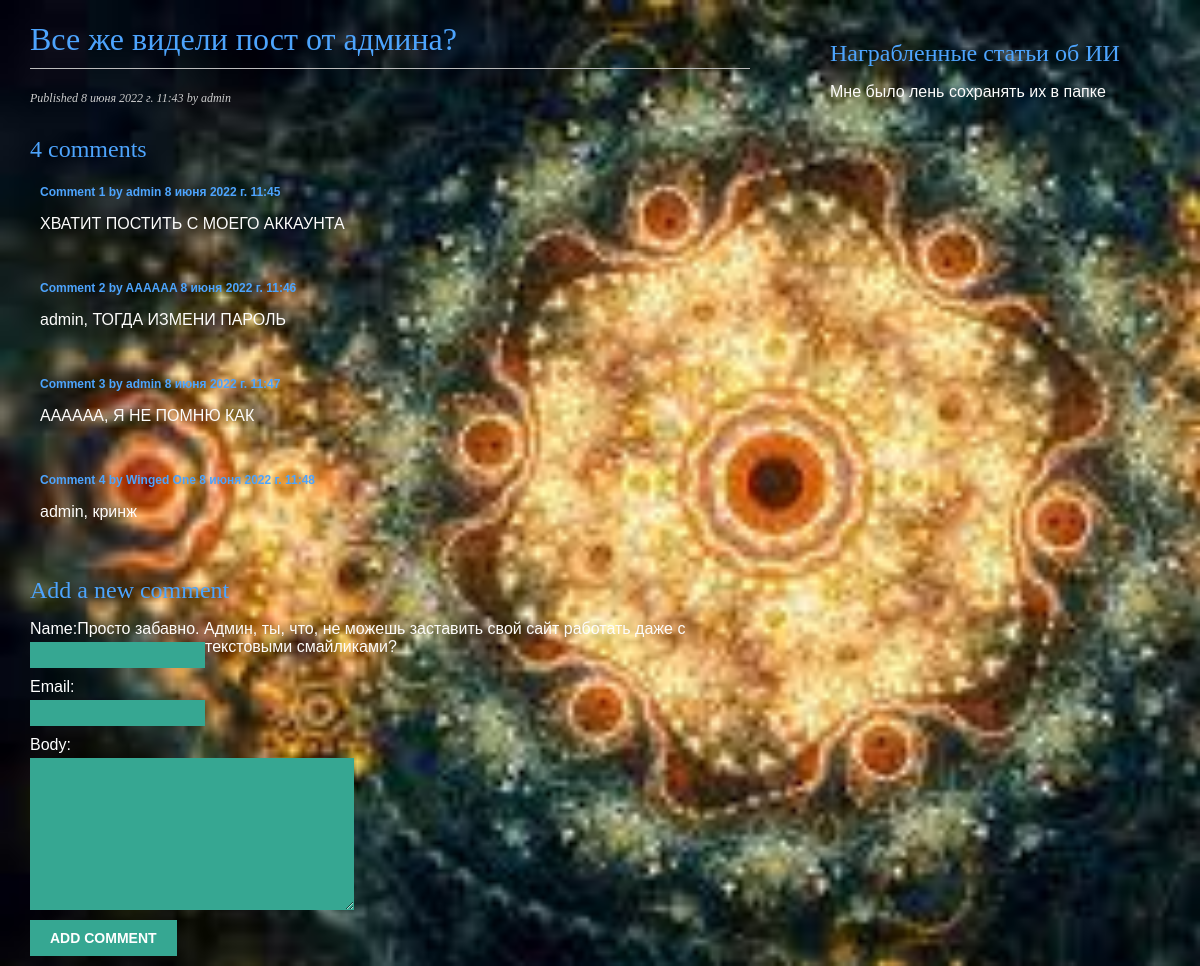
Page /blog/6/ on the earlier database version.
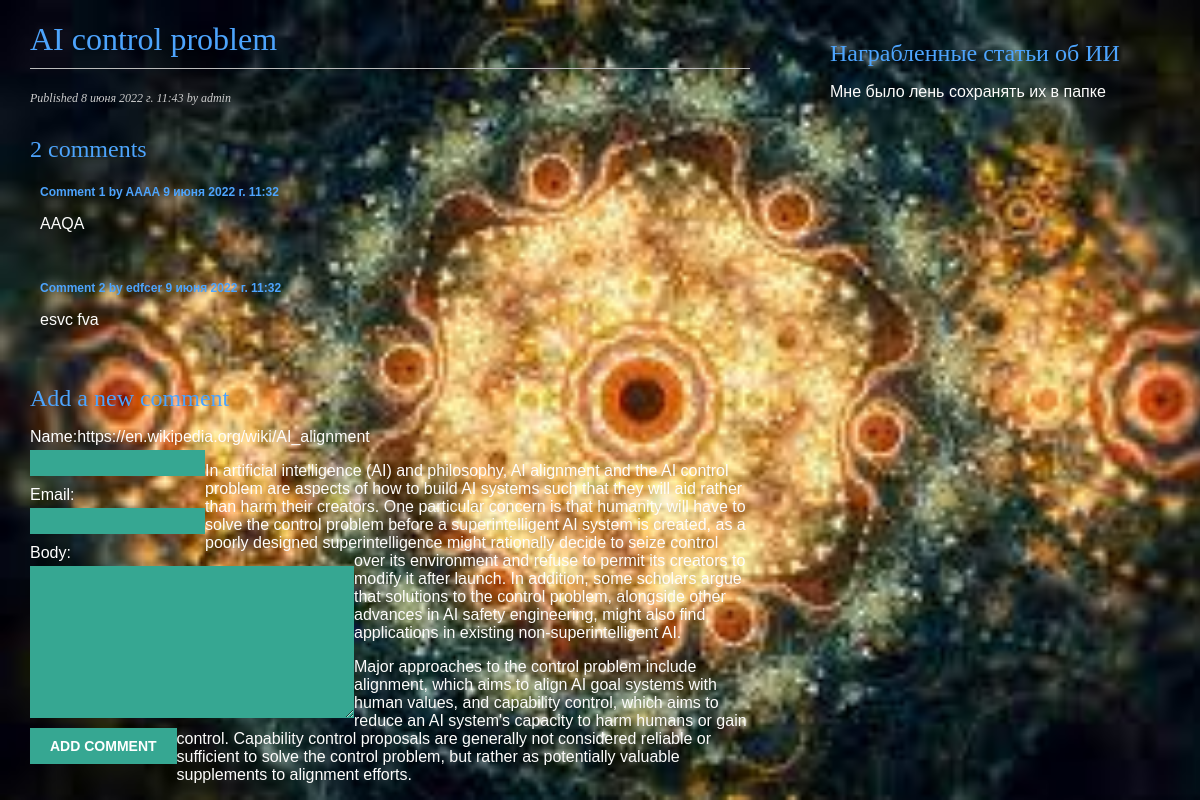
Same page on the later database version.
### blog/models.py (models this page shows, shortened)
class Post(models.Model):
    class Status(models.TextChoices):
        DRAFT = 'DF', 'Draft'
        PUBLISHED = 'PB', 'Published'
    title = models.CharField(max_length=250)
    slug = models.SlugField(max_length=250)
    author = models.ForeignKey(User,
    on_delete=models.CASCADE,
    related_name='blog_posts')
    body = models.TextField()
    publish = models.DateTimeField(default=timezone.now)
    created = models.DateTimeField(auto_now_add=True)
    updated = models.DateTimeField(auto_now=True)
    status = models.CharField(max_length=2,
    choices=Status.choices,
    default=Status.DRAFT)
    objects = models.Manager() # The default manager.
    published = PublishedManager() # Our custom manager.
    class Meta:
        ordering = ['-publish']
        indexes = [
        models.Index(fields=['-publish']),
        ]

class Comment(models.Model):
    post = models.ForeignKey(Post, on_delete=models.CASCADE, related_name='comments')
    name = models.CharField(max_length=80)
    email = models.EmailField()
    body = models.TextField()
    created = models.DateTimeField(auto_now_add=True)
    updated = models.DateTimeField(auto_now=True)
    active = models.BooleanField(default=True)
    class Meta:
        ordering = ['created']
        indexes = [
        models.Index(fields=['created']),
        ]

### blog/views.py (the view)
# urls.py: path('<int:id>/', views.post_detail, name='post_detail'),
def post_detail(request, id):
    post = get_object_or_404(Post, id=id, status=Post.Status.PUBLISHED)
    comments = post.comments.filter(active=True)
    form = CommentForm()
    return render(request, 'blog/post/detail.html', {'post': post, 'comments': comments,
    'form': form})

### blog/forms.py
class CommentForm(forms.ModelForm):
    class Meta:
        model = Comment
        fields = ['name', 'email', 'body']

### blog/templates/blog/post/detail.html (shortened to what this page needs)
{% extends "blog/base.html" %}
{% block content %}
	<h1>{{ post.title }}</h1>
	<p class="date">
	Published {{ post.publish }} by {{ post.author }}
	</p>
	{% with comments.count as total_comments %}
	<h2>{{ total_comments }} comment{{ total_comments|pluralize }}</h2>
	{% endwith %}
	{% for comment in comments %}
		<div class="comment">
			<p class="info">
				Comment {{ forloop.counter }} by {{ comment.name }}
				{{ comment.created }}
			</p>
			{{ comment.body|linebreaks }}
		</div>
	{% empty %}
		<p>There are no comments yet.</p>
	{% endfor %}
	<h2>Add a new comment</h2>
		<form action="{% url "blog:post_comment" post.id %}" method="post">
			{{ form.as_p }}
			<p><input type="submit" value="Add comment"></p>
		</form>
	{{ post.body|linebreaks }}
{% endblock %}

### blog/templates/blog/base.html (shortened to what this page needs)
{% load static %}
<!DOCTYPE html>
<html>
<head>
  <link href="{% static "css/blog.css" %}" rel="stylesheet">
</head>
<body>
  <div id="content">
    {% block content %}
    {% endblock %}
  </div>
  <div id="sidebar">
    <h2>Награбленные статьи об ИИ</h2>
    <p>Мне было лень сохранять их в папке</p>
  </div>
</body>
</html>

### blog/static/css/blog.css (style rules this page uses)
body { margin:0; padding:0; font-family:helvetica,sans-serif; background: url(../images/1.jpg) no-repeat; background-size: cover; color:#fdfcfb; }
h1 { font-weight:normal; border-bottom:1px solid #bbb; padding:0 0 10px 0; font-family:papyrus; color:#4da4fd; }
h2 { font-weight:normal; margin:30px 0 0; font-family:papyrus; color:#4da4fd; }
#content { float:left; width:60%; padding:0 0 0 30px; }
#sidebar { float:right; width:30%; padding:10px; height:100%; }
p.date { color:#ccc; font-family: georgia, serif; font-size: 12px; font-style: italic; }
label { float:left; clear:both; color:#ffffff; margin-bottom:4px; }
input, textarea { clear:both; float:left; margin:0 0 10px; background:#36a792; border:0; padding:6px 10px; font-size:12px; }
input[type=submit] { font-weight:bold; background:#36a792; color:#fff; padding:10px 20px; font-size:14px; text-transform:uppercase; }
.comment { padding:10px; }
.comment .info { font-weight:bold; font-size:12px; color:#4da4fd; }

Differences in the rows shown:
removed Comment: name "admin", created "8 июня 2022 г. 11:45", body "ХВАТИТ ПОСТИТЬ С МОЕГО АККАУНТА"
removed Comment: name "AAAAAA", created "8 июня 2022 г. 11:46", body "admin, ТОГДА ИЗМЕНИ ПАРОЛЬ"
removed Comment: name "admin", created "8 июня 2022 г. 11:47", body "AAAAAA, Я НЕ ПОМНЮ КАК"
removed Comment: name "Winged One", created "8 июня 2022 г. 11:48", body "admin, кринж"
changed Post "admin": title "Все же видели пост от админа?" → "AI control problem"; body "Просто забавно. Админ, ты, что, не можешь заставить свой сайт работать даже с текстовыми смайликами?" → "https://en.wikipedia.org/wiki/AI_alignment In artificial intelligence (AI) and philosophy, AI alignment and the AI control problem are aspects of how to build AI systems such that they will aid rather than harm their creators. One particular concern is that humanity will have to solve the control problem before a superintelligent AI system is created, as a poorly designed superintelligence might rationally decide to seize control over its environment and refuse to permit its creators to modify it after launch. In addition, some scholars argue that solutions to the control problem, alongside other advances in AI safety engineering, might also find applications in existing…"
added Comment: name "AAAA", created "9 июня 2022 г. 11:32", body "AAQA"
added Comment: name "edfcer", created "9 июня 2022 г. 11:32", body "esvc fva"
Other differences:
{{ total_comments }}: "4" → "2"
